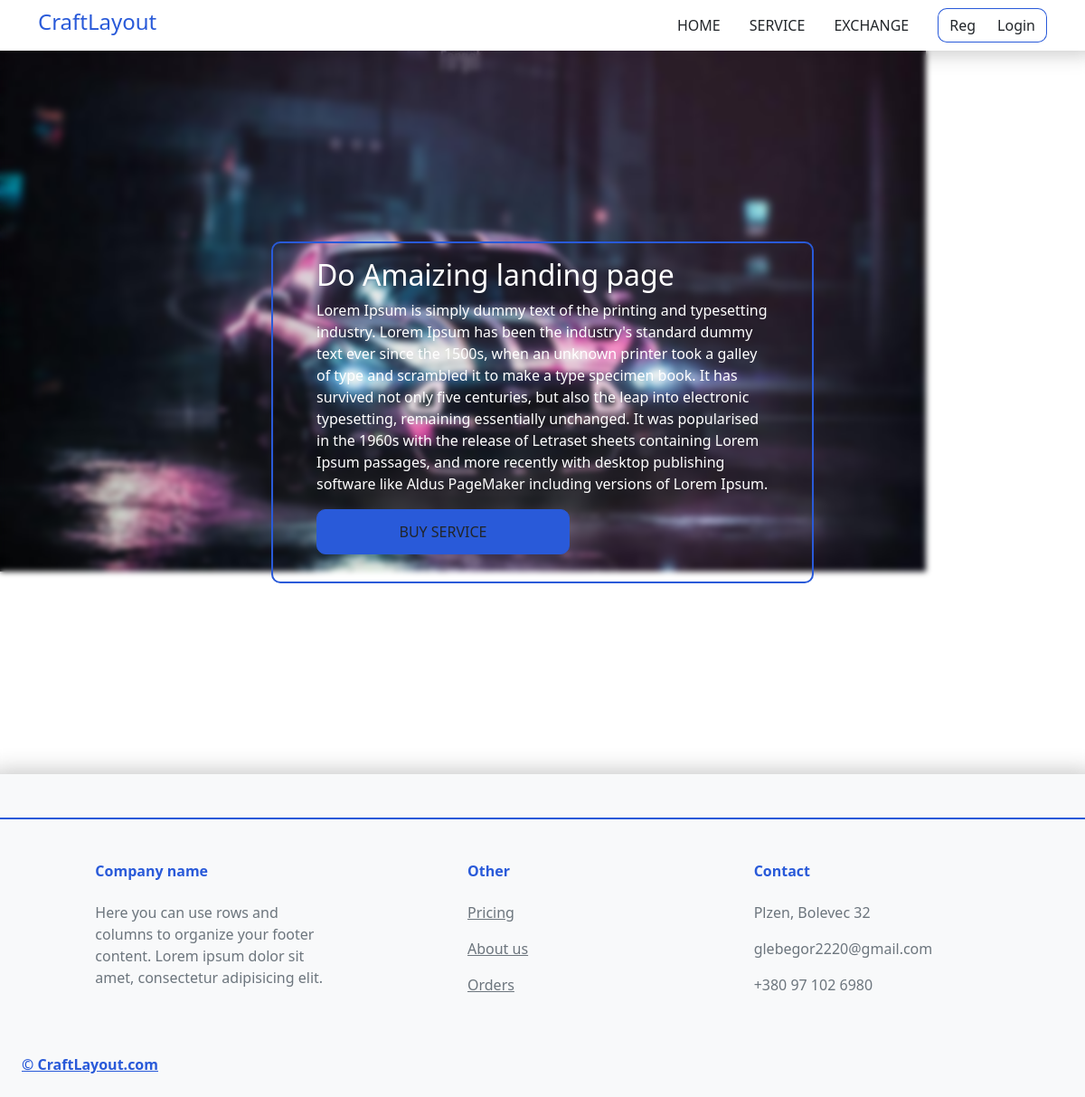
The app's page /service/1, older data.
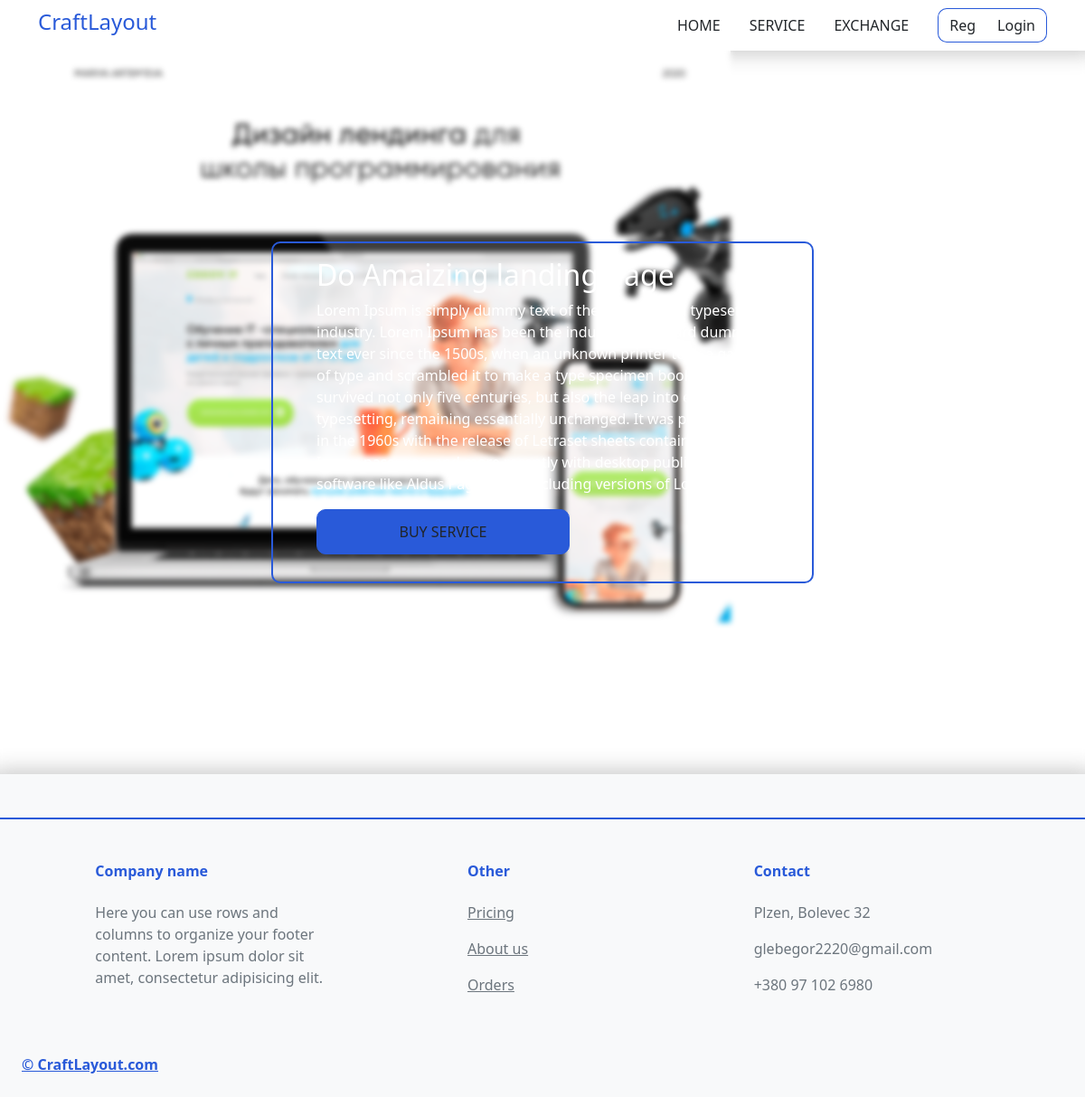
The same page, newer data.
### services/models.py (models this page shows, shortened)
class OrderModel(models.Model):
    Title = models.CharField(max_length=255)
    BgImg = models.FileField(default='No_image.png', upload_to='orderimg')
    Text = models.TextField(max_length=2000)
    id = models.AutoField(primary_key=True)

### services/views.py (the view)
# urls.py: path('service/<int:id>', views.serviceOnepage, name='serviceOne'),
def serviceOnepage(request, id):
    Order = OrderModel.objects.filter(pk=id)
    data ={
        'Order': Order
    }
    return render(request, 'services/servicePage.html', data)

### services/templates/services/servicePage.html (shortened to what this page needs)
{% extends 'services/main-layout.html' %}
{% block content%}
<div class="d-flex">
    <div class="sliderInner">
        <div class="SliderTape">
            {% for elem in Order%}
                <div style='background: url({{ elem.BgImg.url}}) no-repeat;' class="SliderItem">
                    <div style="backdrop-filter: blur(3px);" class="w-100 h-100">
                        <div class="d-flex justify-content-center align-items-center h-100">
                            <div class='w-50 px-5 pt-3' style='border-radius: 10px;border: 2px solid #295AD9;'>
                                <div class='text-white h2'>{{ elem.Title}}</div>
                                <div class='text-white'>{{ elem.Text}}</div>
                                <button class="btn mt-3 flare-button">Buy Service</button>
                            </div>
                        </div>
                    </div>
                </div>
            {% endfor%}
        </div>
    </div>
</div>
{% endblock%}

Row changes from the older to the newer data that the page shows:
changed OrderModel "Do Amaizing landing page": BgImg: a different picture
